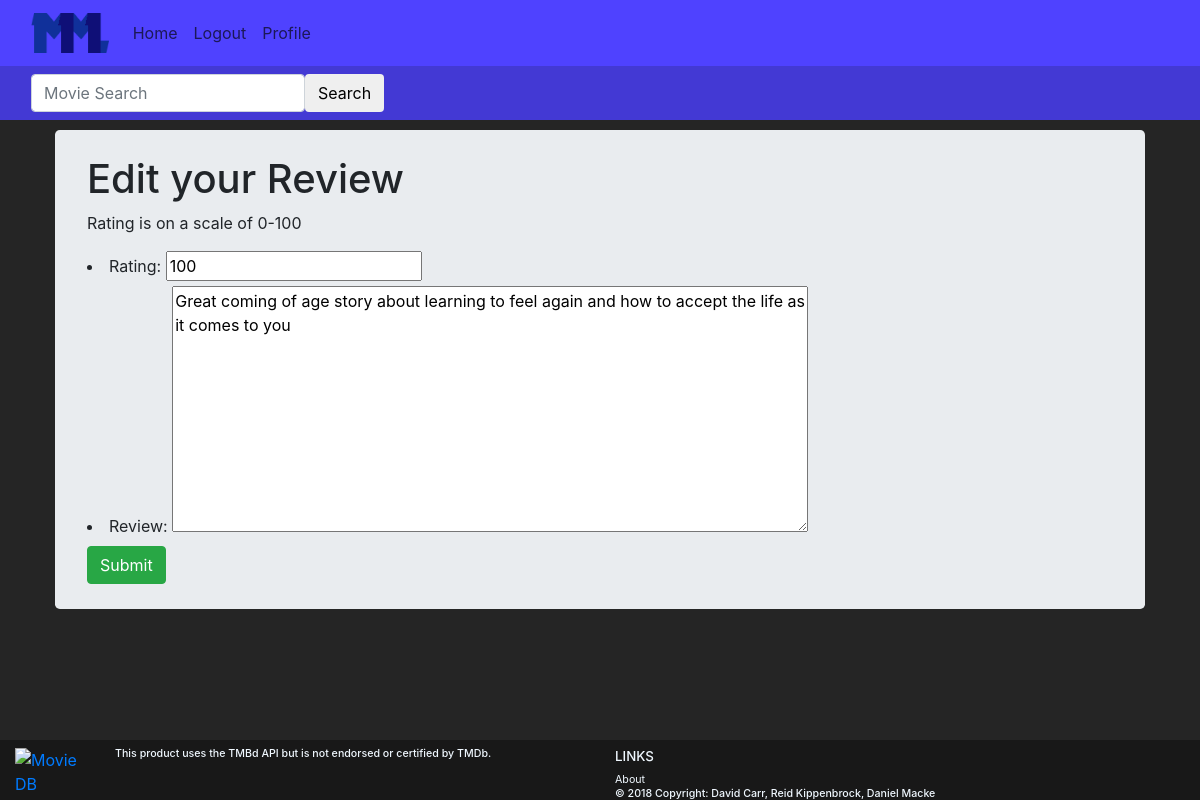
/movies/edit_review/?review_key=1 (signed in), run on the app's committed database.
### movies/models.py (models this page shows)
class MovieReview(models.Model):
    user = models.ForeignKey(User,on_delete=models.CASCADE,default=1)
    movie_id = models.IntegerField(default=0)
    movie_title = models.CharField(max_length=50, default='')
    rating = models.IntegerField(
        default=0,
        validators=[
            MaxValueValidator(100),
            MinValueValidator(0)
        ]
    )
    review = models.CharField(max_length=1000, default='')

### movies/views.py (the view)
# urls.py: path('edit_review/',views.edit_review_view, name='edit_review'),
def edit_review_view(request):
    if not request.user.is_authenticated:
        return redirect('/account/login/')
    if request.method == "POST":
        review_id = request.POST.get('review_id')
        review = get_object_or_404(MovieReview,pk=review_id)
        form = write_review(request.POST, instance=review)
        if form.is_valid():
            form.save()
            return redirect('/account/profile/?p='+request.user.username)
        else:
            args= {'form':form,'id':review_id}
            return render(request,'movies/edit_review.html',args)
    else:
        review_id = request.GET.get('review_key')
        review = get_object_or_404(MovieReview,pk=review_id)
        if review.user != request.user:
            return redirect('/')
        form = write_review(instance=review)
        args = {'form':form,'id': review_id}
        return render(request,'movies/edit_review.html',args)

### movies/forms.py
class write_review(forms.ModelForm):
    review = forms.CharField(widget=forms.Textarea(attrs={'rows':10,'cols':60}))
    rating = forms.IntegerField()
    class Meta:
        model=MovieReview
        fields=('rating','review')
        field_order=('rating','review')

### movies/templates/movies/edit_review.html (shortened to what this page needs)
{% extends 'base.html' %}
{% block body %}
  <div class="container">
    <div class="jumbotron">
      <h1> Edit your Review </h1>
      <p>Rating is on a scale of 0-100</p>
      <form method="post">
        {{form.as_ul}}
        <button type = "submit" class="btn btn-success">Submit</button>
      </form>
    </div>
  </div>
{% endblock %}

### accounts/templates/base.html (style rules this page uses)
body { background-color: #252525; }
.jumbotron { margin: 10px; padding-top: 25px; padding-bottom: 25px; }

### data on the page
MovieReview: rating "100", review "Great coming of age story about learning to feel again and how to accept the life as it comes to you"
